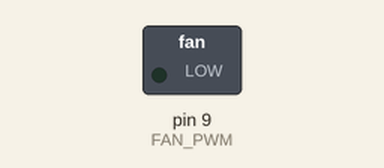
Recording of a sketch running on a simulated Arduino Uno, built with avr-gcc and run on an emulated ATmega328P. On the bench: switched loads named in the sketch (green lamp = pin HIGH).

Above: at 0.05 s.
At 10.25 s:
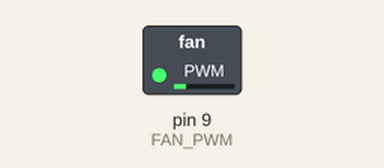
At 12.65 s:
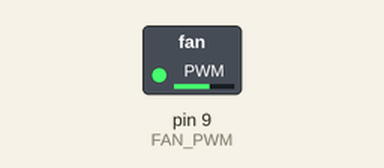
At 15.15 s:
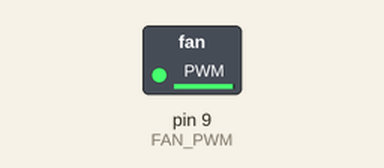
Timing chart, 0 to 21.1 s (numbered marks = the images above):
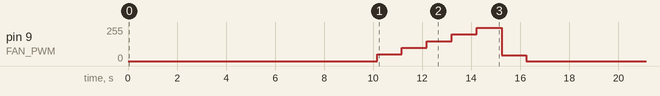

The sketch:

lab4_exercise2_without_adc.ino
```cpp
#include <avr/io.h>
#include <avr/interrupt.h>

#define FAN_PWM PB1     // OC1A pin
#define PWM_STEP 50     // add 50 every second
#define PWM_MIN 50      // start at 50
#define PWM_MAX 250     // stop at 250

volatile uint16_t tick_counter = 0;// set zero
volatile uint8_t second_counter = 0;
volatile uint8_t fan_counter = 0;
volatile uint8_t fan_on = 0;
volatile uint8_t pwm_value = 0;

// ---------------- PWM ----------------
void setup_pwm() {
    DDRB |= (1 << FAN_PWM);                // pin 9 as output  OC1A output
    TCCR1A = (1 << COM1A1) | (1 << WGM10); // COM1A1 =1 which clear OC1A on compare match, set at bottom Fast PWM 8-bit
    // WGM = 1 (PWM, phase correct, uodate ocr1a at buttom)
    TCCR1B = (1 << WGM12) | (1 << CS11);   // prescaler = 8 the lower the pre-scaler the clear the motor rotation and less noisy
    OCR1A = 0;                             // fan off initially we set OCR1A as set and with timer the OCR1A will increase and the duty cycle also increase respect to time
}


void setup_timer0() { // this is the part we used to set the paramter for timer 0
    TCCR0A = (1 << WGM01);                // CTC mode
    TCCR0B = (1 << CS02) | (1 << CS00);   // prescaler 1024
    OCR0A = 255;                           // ~16ms // max 8 bit
    TIMSK0 |= (1 << OCIE0A);               // enable interrupt
}
// intrupt occur when the timer0 reach 5 second and 10 second
ISR(TIMER0_COMPA_vect) {
    tick_counter++;

    if (tick_counter >= 62) { // ~1 second
        tick_counter = 0;

        if (!fan_on) {
            second_counter++;

            if (second_counter >= 10) {   // 10 seconds OFF
                fan_on = 1;
                fan_counter = 0;
                pwm_value = PWM_MIN;      // start at 50
                OCR1A = pwm_value;
            }
        }
        else {
            fan_counter++;

            if (fan_counter <= 5) {       // 5 seconds ON

                pwm_value += PWM_STEP;    // add +50 per second
                if (pwm_value > PWM_MAX) pwm_value = PWM_MAX;

                OCR1A = pwm_value;
            }
            else {
                // turn fan OFF
                fan_on = 0;
                second_counter = 0;
                OCR1A = 0;
            }
        }
    }
}


int main(void) {
    setup_pwm();
    setup_timer0();
    sei();

    while (1) {

    }
}
```
